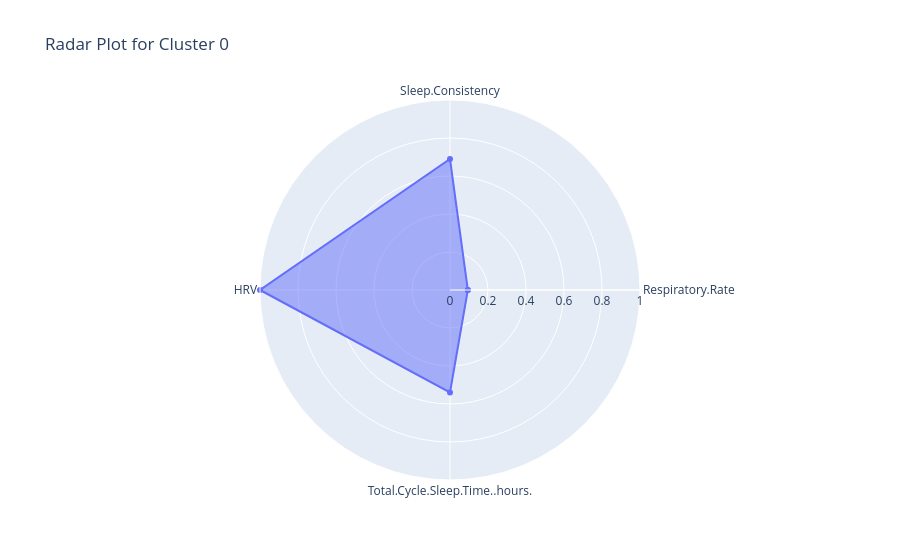
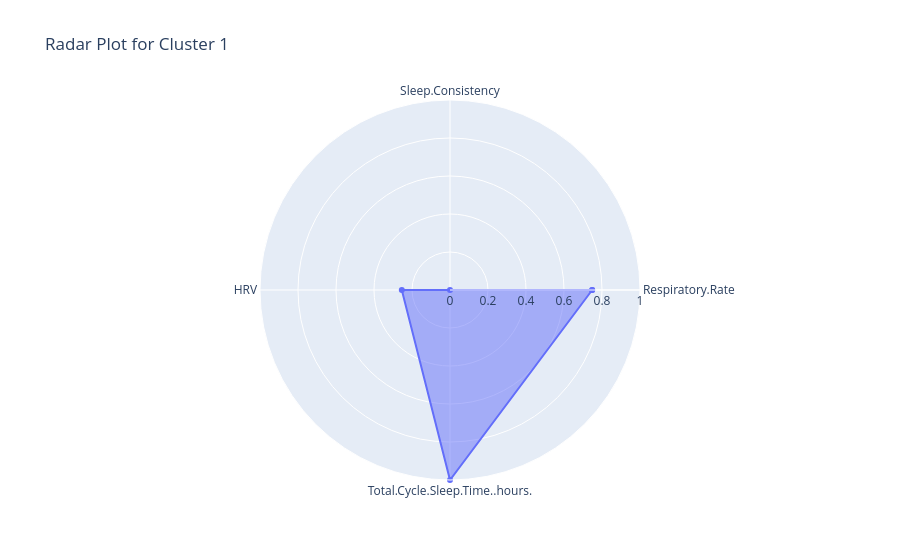
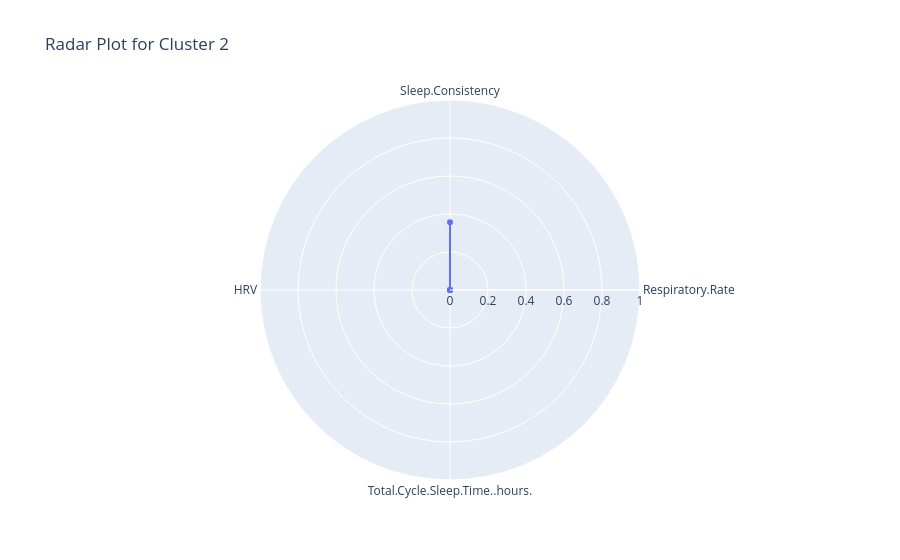
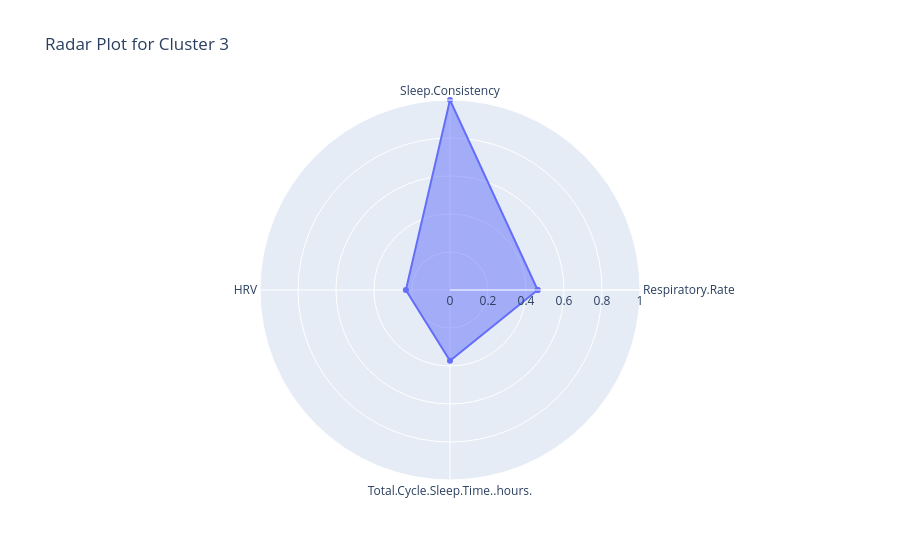

The cell these charts' notebook holds for them, in order:
### Code cell
for cluster_label, row in cluster_means_scaled.iterrows():
    values = row.tolist()
    values += values[:1]  # Close the loop

    fig = go.Figure()
    fig.add_trace(go.Scatterpolar(
        r=values,
        theta=features + [features[0]],  # Close loop for axes
        fill='toself',
        name=f'Cluster {cluster_label}'
    ))

    fig.update_layout(
        polar=dict(
            radialaxis=dict(visible=True, range=[0, 1])
        ),
        title=f'Radar Plot for Cluster {cluster_label}',
        showlegend=False
    )

    fig.show()

### Figure 1 — Plotly figure (JSON) as saved in the notebook; plotly's stock layout.template omitted (floating-point values rounded to 4 significant figures)
{"data": [{"fill": "toself", "name": "Cluster 0", "r": [0.09383, 0.6892, 1, 0.539, 0.09383], "theta": ["Respiratory.Rate", "Sleep.Consistency", "HRV", "Total.Cycle.Sleep.Time..hours.", "Respiratory.Rate"], "type": "scatterpolar"}], "layout": {"polar": {"radialaxis": {"range": [0, 1], "visible": true}}, "showlegend": false, "title": {"text": "Radar Plot for Cluster 0"}}}

### Figure 2 — Plotly figure (JSON) as saved in the notebook; plotly's stock layout.template omitted (floating-point values rounded to 4 significant figures)
{"data": [{"fill": "toself", "name": "Cluster 1", "r": [0.7483, 0, 0.2537, 1, 0.7483], "theta": ["Respiratory.Rate", "Sleep.Consistency", "HRV", "Total.Cycle.Sleep.Time..hours.", "Respiratory.Rate"], "type": "scatterpolar"}], "layout": {"polar": {"radialaxis": {"range": [0, 1], "visible": true}}, "showlegend": false, "title": {"text": "Radar Plot for Cluster 1"}}}

### Figure 3 — Plotly figure (JSON) as saved in the notebook; plotly's stock layout.template omitted (floating-point values rounded to 4 significant figures)
{"data": [{"fill": "toself", "name": "Cluster 2", "r": [0, 0.3564, 0, 0, 0], "theta": ["Respiratory.Rate", "Sleep.Consistency", "HRV", "Total.Cycle.Sleep.Time..hours.", "Respiratory.Rate"], "type": "scatterpolar"}], "layout": {"polar": {"radialaxis": {"range": [0, 1], "visible": true}}, "showlegend": false, "title": {"text": "Radar Plot for Cluster 2"}}}

### Figure 4 — Plotly figure (JSON) as saved in the notebook; plotly's stock layout.template omitted (floating-point values rounded to 4 significant figures)
{"data": [{"fill": "toself", "name": "Cluster 3", "r": [0.4614, 1, 0.2323, 0.3722, 0.4614], "theta": ["Respiratory.Rate", "Sleep.Consistency", "HRV", "Total.Cycle.Sleep.Time..hours.", "Respiratory.Rate"], "type": "scatterpolar"}], "layout": {"polar": {"radialaxis": {"range": [0, 1], "visible": true}}, "showlegend": false, "title": {"text": "Radar Plot for Cluster 3"}}}
